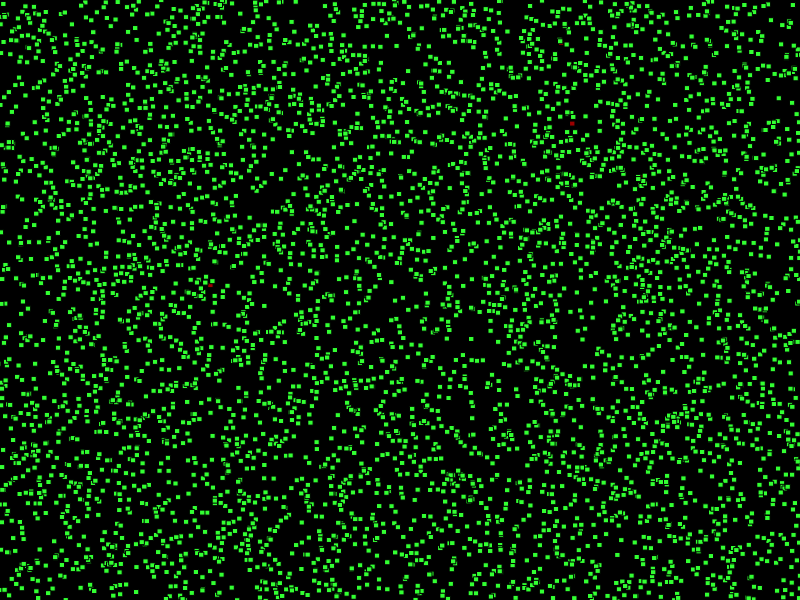
Frame 1 (no input)
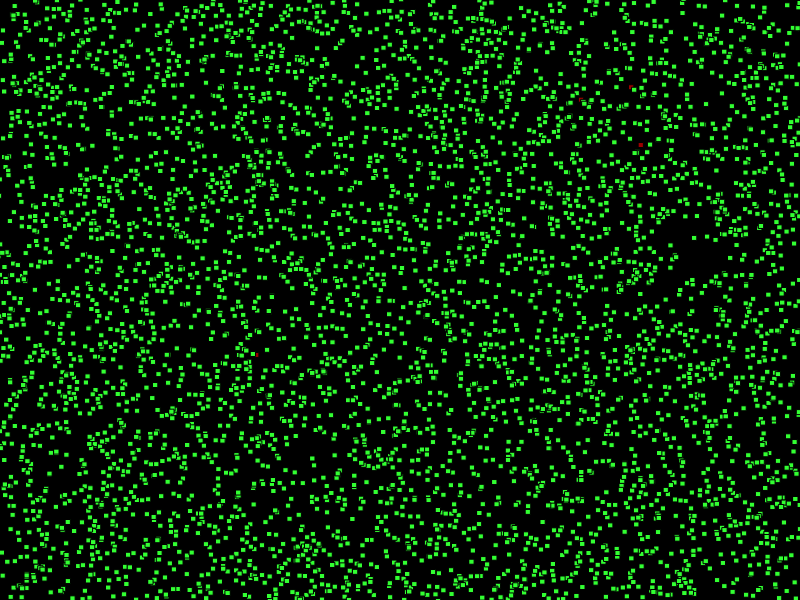
Frame 60 (no input)
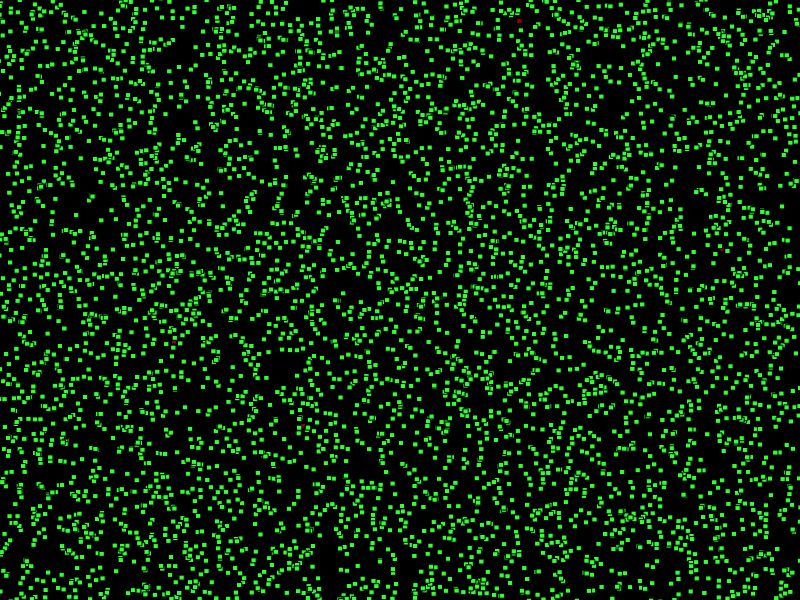
Frame 120 (the mouse pressed at the canvas centre since frame 60)

The p5.js sketch that drew these frames (run headless with seeded random() and noise() and a simulated clock; from frame 60 on, the mouse is pressed at the canvas centre):

// p5.js sketch
// ── sketch.js
// Simulation parameters
const WIDTH = 800;
const HEIGHT = 600;
const POPULATION_SIZE = 5000;
const INFECTION_RADIUS = 15;
const INFECTION_PROBABILITY = 0.02;
const RECOVERY_TIME = 500;
const MAX_VELOCITY = 2;

// Colors
const BLACK = [0, 0, 0];
const WHITE = [255, 255, 255];
const GREEN = [50, 255, 50];
const RED = [155, 0, 0];

class Individual {
  constructor() {
    this.x = random(0, WIDTH);
    this.y = random(0, HEIGHT);
    this.vel_x = random(-MAX_VELOCITY, MAX_VELOCITY);
    this.vel_y = random(-MAX_VELOCITY, MAX_VELOCITY);
    this.infected = false;
    this.recovery_counter = 0;
  }

  move() {
    this.x += this.vel_x;
    this.y += this.vel_y;

    // Bounce off the walls
    if (this.x < 0 || this.x > WIDTH) {
      this.vel_x *= -1;
    }
    if (this.y < 0 || this.y > HEIGHT) {
      this.vel_y *= -1;
    }
  }

  infect() {
    this.infected = true;
    this.recovery_counter = 0;
  }

  is_infected() {
    return this.infected;
  }

  is_recovered() {
    return this.recovery_counter >= RECOVERY_TIME;
  }

  update() {
    if (this.is_infected()) {
      if (this.is_recovered()) {
        this.infected = false;
      } else {
        this.recovery_counter += 1;
      }
    }
  }

  draw() {
    if (this.is_infected()) {
      fill(RED);
    } else {
      fill(GREEN);
    }
    rect(this.x, this.y, 5, 5);
  }
}

// Create population of individuals
let population = [];

function setup() {
  createCanvas(WIDTH, HEIGHT);
  rectMode(CENTER);
  for (let i = 0; i < POPULATION_SIZE; i++) {
    population.push(new Individual());
  }

  // Infect a few individuals initially
  for (let i = 0; i < 5; i++) {
    population[i].infect();
  }
}

function draw() {
  background(BLACK);

  // Update and draw individuals
  for (let individual of population) {
    individual.move();
    individual.update();
    individual.draw();
  }

  // Check for infections
  // for (let individual of population) {
  //   if (individual.is_infected()) {
  //     for (let other_individual of population) {
  //       if (other_individual !== individual && !other_individual.is_infected()) {
  //         let distance = dist(individual.x, individual.y, other_individual.x, other_individual.y);
  //         if (distance < INFECTION_RADIUS && random() < INFECTION_PROBABILITY) {
  //           other_individual.infect();
  //         }
  //       }
  //     }
  //   }
  // }
}
